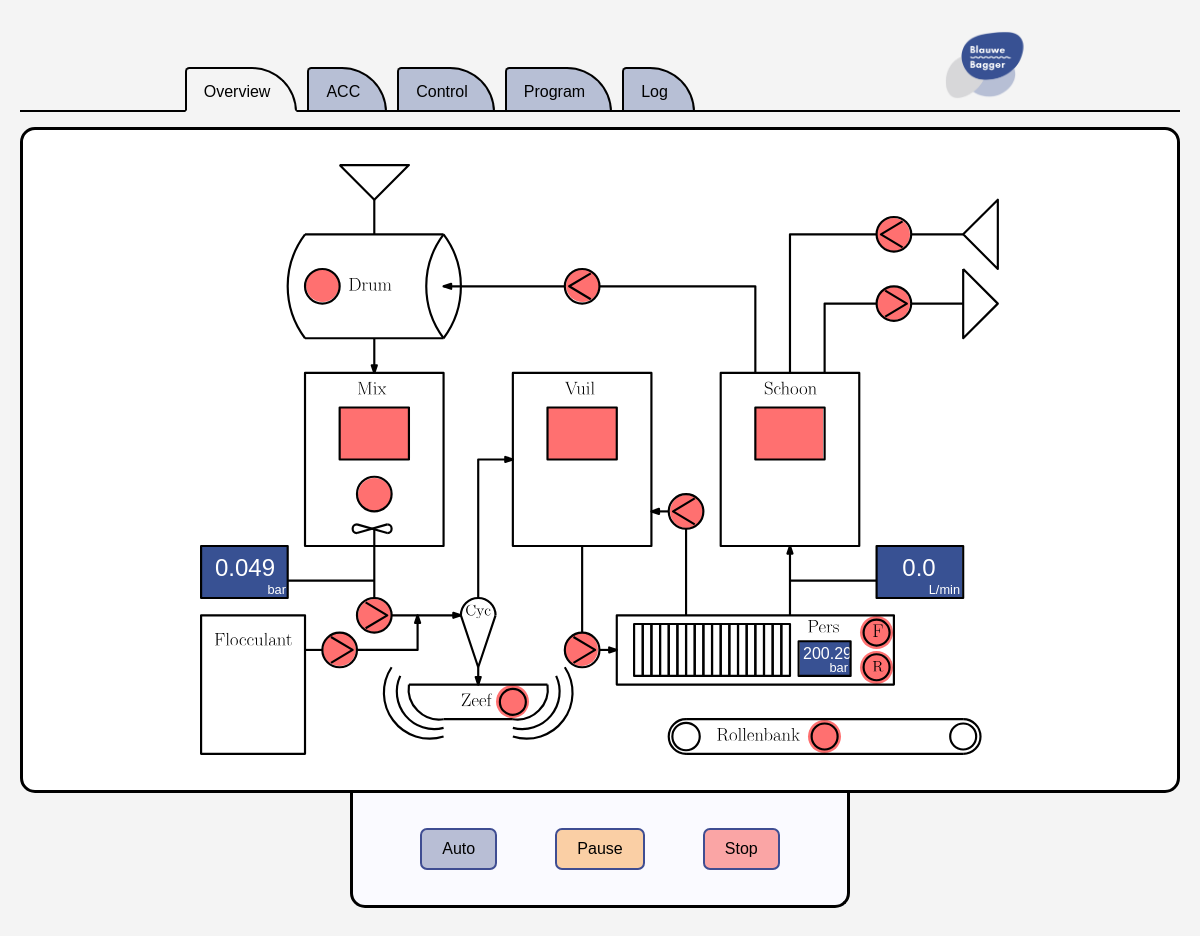
Before: / with the older database file.
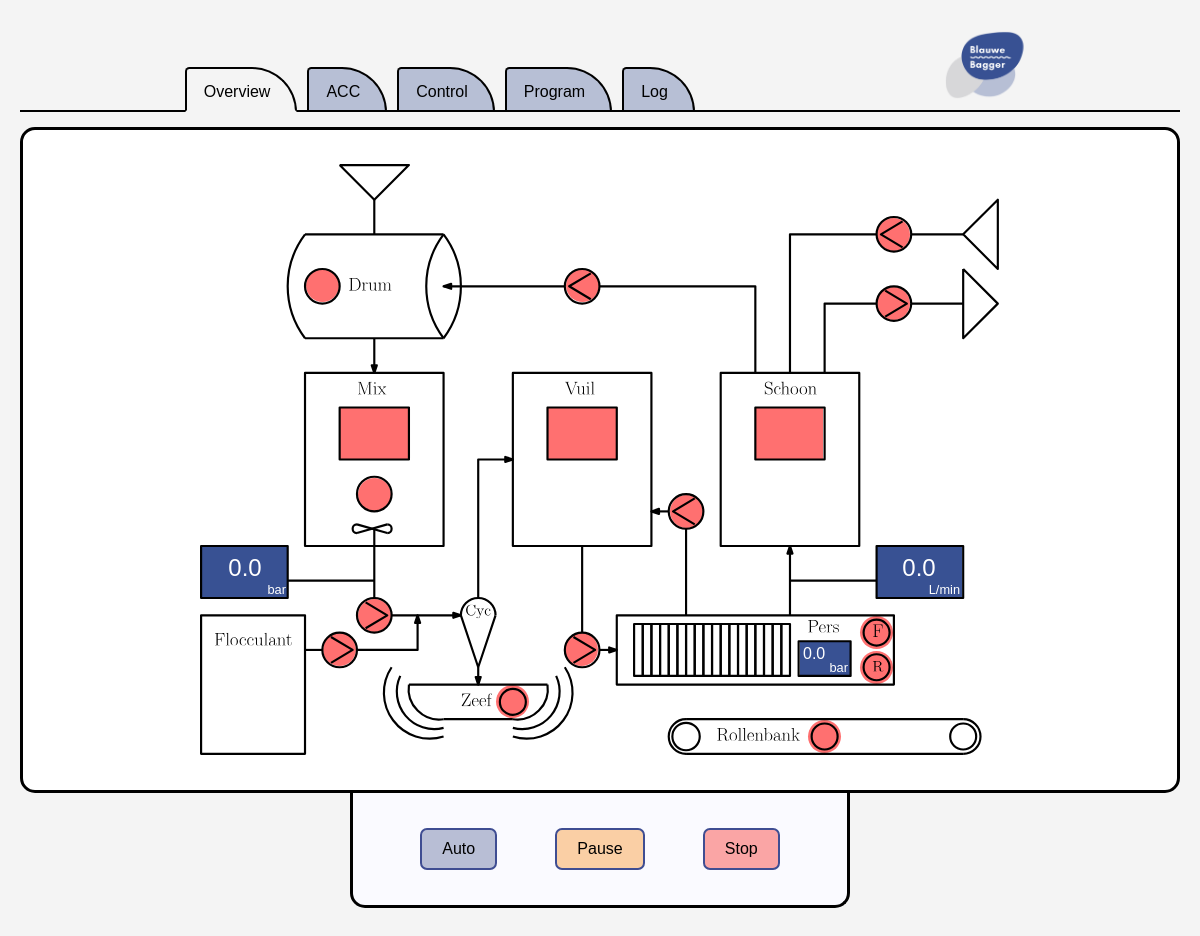
After: the same page with the newer database file.
### tables this page shows
CREATE TABLE METER (
    MeterID INTEGER PRIMARY KEY AUTOINCREMENT,
    Name TEXT NOT NULL,
    Description TEXT,
    Value REAL NOT NULL
);

### server/server.py (the view)
@app.route("/")
def hmi():
    machineStatus = sF.getTable("MACHINESTATUS",0)
    programs = sF.getTable("PROGRAM",0)
    switches = sF.getTable("SWITCH",0)
    stages = sF.getTable("STAGE",0)
    meters = sF.getTable("METER",0)
    for i,meter in enumerate(meters):
        meters[i]["Value"] = round(float(meters[i]["Value"]),3)
    CMS = sF.getMachineStatus(machineStatus,programs,stages)
    aM = sF.aggrateMeters(meters)
    return render_template('hmi.html',CMS=CMS,programs=programs,meters=meters,switches=switches,aM=aM)

### server/serverFunctions/aggrateMeters.py (called while the page is built)
def aggrateMeters(a=0):
    x = {"mix":"LOW","vuil":"VOL","schoon":"OK"}
    return

### server/serverFunctions/getTable.py (called while the page is built)
def getTable(table,add):
    db = sqlite3.connect('../data/machine.db',timeout=5)
    cs = db.execute('SELECT * FROM ' + table)
    ns = [description[0] for description in cs.description]
    result = []
    rows = 1;
    for ci in cs:
        result.append(dict(zip(ns,ci)))
        rows = rows + 1
    if add:
        if table != "MACHINESTATUS" and table != "FORCE":
            result.append(dict(zip(ns,[rows]+[None]*len(ns))))
    else:
        if not result:
            result.append(dict(zip(ns,[rows]+[None]*len(ns))))
    db.close()
    return result

### server/templates/hmi.html (shortened to what this page needs)
{% extends "layout.html" %}
{% block main %}
    <div class="master-hmi-container">
		<div class="hmi-container">
            <div id="hmi-diagram"></div>
            <form action="/toggleswitch/1">
                <input type="submit" class="hmi-pump" id="1" value>
            </form>
            <form action="/toggleswitch/2">
                <input type="submit" class="hmi-pump" id="2" value>
            </form>
            <form action="/toggleswitch/3">
                <input type="submit" class="hmi-pump" id="3" value>
            </form>
            <form action="/toggleswitch/4">
                <input type="submit" class="hmi-pump" id="4" value>
            </form>
            <form action="/toggleswitch/5">
                <input type="submit" class="hmi-pump" id="5" value>
            </form>
            <form action="/toggleswitch/6">
                <input type="submit" class="hmi-pump" id="6" value>
            </form>
            <form action="/toggleswitch/7">
                <input type="submit" class="hmi-pump" id="7" value>
            </form>
            <form action="/toggleswitch/8">
                <input type="submit" class="hmi-pump" id="8" value>
            </form>
            <form action="/toggleswitch/9">
                <input type="submit" class="hmi-pump" id="9" value>
            </form>
            <form action="/toggleswitch/10">
                <input type="submit" class="hmi-pump" id="10" value>
            </form>
			<form action="/toggleswitch/11">
				<input type="submit" class="hmi-pump" id="11" value>
			</form>
            <form action="/toggleswitch/12">
                <input type="submit" class="hmi-pump" id="12" value>
            </form>
            <form action="/toggleswitch/13">
                <input type="submit" class="hmi-pump" id="13" value>
            </form>
            <div class="hmi-lvl-container" id="hmi-mix-container">
            </div>
            <div class="hmi-lvl-container" id="hmi-vuil-container">
            </div>
            <div class="hmi-lvl-container" id="hmi-schoon-container">
            </div>
            <div class="hmi-lvl-container-pers" id="hmi-pers-container">
                <div class="hmi-lvl-pers" id="hmi-pers">
                    {{ meters[2]['Value'] }}
                </div>
                <div class="hmi-mtr-unit hmi-mtr-unit-pers">
                    bar
                </div>
            </div>
            <div class="hmi-mtr-container" id="hmi-mtr-cyc">
                <div class="hmi-mtr" id="hmi-cyc">
                    {{ meters[0]['Value'] }}
                </div>
                <div class="hmi-mtr-unit">
                    bar
                </div>
            </div>
            <div class="hmi-mtr-container" id="hmi-mtr-puit">
                <div class="hmi-mtr" id="hmi-puit">
                    {{ meters[1]['Value'] }}
                </div>
                <div class="hmi-mtr-unit">
                    L/min
                </div>
            </div>
		</div>
    </div>
        <div class="control-select-container-hmi">
            <div class="controls-hmi">
                <form action="/auto">
                    <input class="overview-btn" type="submit" id="auto-btn" value="Auto"/>
                </form>
                <form action="/pause">
                    <input class="overview-btn" type="submit" id="pause-btn" value="Pause"/>
                </form>
                <form action="/stop">
                    <input class="overview-btn" type="submit" id="stop-btn" value="Stop"/>
                </form>
            </div>
        </div>
{% endblock %}

Changed rows visible on the page:
now on this page (row edited): METER: Value "0.0"
now on this page (row edited): METER: Value "0.0"
Other visible differences:
{{ meters[2]['Value'] }}: "200.293" → (not shown)
{{ meters[0]['Value'] }}: "0.049" → (not shown)
